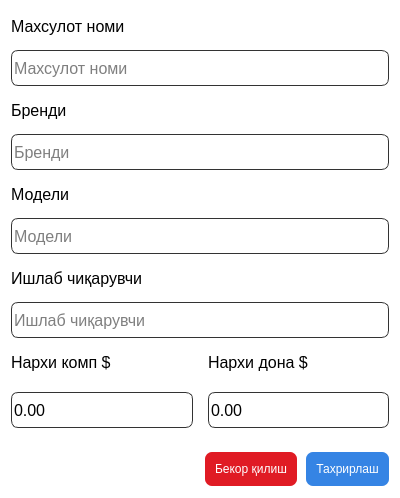
<?xml version="1.0" encoding="UTF-8"?>
<ui version="4.0">
 <class>Dialog</class>
 <widget class="QDialog" name="Dialog">
  <property name="geometry">
   <rect>
    <x>0</x>
    <y>0</y>
    <width>400</width>
    <height>498</height>
   </rect>
  </property>
  <property name="minimumSize">
   <size>
    <width>400</width>
    <height>0</height>
   </size>
  </property>
  <property name="maximumSize">
   <size>
    <width>400</width>
    <height>16777215</height>
   </size>
  </property>
  <property name="windowTitle">
   <string>Махсулотни тахрирлаш</string>
  </property>
  <property name="windowIcon">
   <iconset resource="../resources.qrc">
    <normaloff>:/newPrefix/assets/product-white.png</normaloff>:/newPrefix/assets/product-white.png</iconset>
  </property>
  <property name="styleSheet">
   <string notr="true">#Dialog{
	background-color: rgb(255, 255, 255);
}</string>
  </property>
  <layout class="QVBoxLayout" name="verticalLayout_3">
   <property name="spacing">
    <number>9</number>
   </property>
   <item>
    <layout class="QVBoxLayout" name="verticalLayout_8">
     <item>
      <widget class="QLabel" name="label_8">
       <property name="minimumSize">
        <size>
         <width>0</width>
         <height>30</height>
        </size>
       </property>
       <property name="maximumSize">
        <size>
         <width>16777215</width>
         <height>30</height>
        </size>
       </property>
       <property name="font">
        <font>
         <pointsize>12</pointsize>
        </font>
       </property>
       <property name="text">
        <string>Махсулот номи</string>
       </property>
      </widget>
     </item>
     <item>
      <widget class="QLineEdit" name="lineEdit_8">
       <property name="minimumSize">
        <size>
         <width>0</width>
         <height>36</height>
        </size>
       </property>
       <property name="maximumSize">
        <size>
         <width>16777215</width>
         <height>36</height>
        </size>
       </property>
       <property name="font">
        <font>
         <pointsize>12</pointsize>
        </font>
       </property>
       <property name="styleSheet">
        <string notr="true">QLineEdit{
	background-color: rgb(255, 255, 255);
	border-radius:7px;
	border:1px solid #333;
}

QLineEdit:focus{
	background-color: rgb(255, 255, 255);
	border-radius:7px;
	border:1px solid rgb(53, 132, 228);
}</string>
       </property>
       <property name="placeholderText">
        <string>Махсулот номи</string>
       </property>
      </widget>
     </item>
    </layout>
   </item>
   <item>
    <layout class="QVBoxLayout" name="verticalLayout_7">
     <item>
      <widget class="QLabel" name="label_7">
       <property name="minimumSize">
        <size>
         <width>0</width>
         <height>30</height>
        </size>
       </property>
       <property name="maximumSize">
        <size>
         <width>16777215</width>
         <height>30</height>
        </size>
       </property>
       <property name="font">
        <font>
         <pointsize>12</pointsize>
        </font>
       </property>
       <property name="text">
        <string>Бренди</string>
       </property>
      </widget>
     </item>
     <item>
      <widget class="QLineEdit" name="lineEdit_7">
       <property name="minimumSize">
        <size>
         <width>0</width>
         <height>36</height>
        </size>
       </property>
       <property name="maximumSize">
        <size>
         <width>16777215</width>
         <height>36</height>
        </size>
       </property>
       <property name="font">
        <font>
         <pointsize>12</pointsize>
        </font>
       </property>
       <property name="styleSheet">
        <string notr="true">QLineEdit{
	background-color: rgb(255, 255, 255);
	border-radius:7px;
	border:1px solid #333;
}

QLineEdit:focus{
	background-color: rgb(255, 255, 255);
	border-radius:7px;
	border:1px solid rgb(53, 132, 228);
}</string>
       </property>
       <property name="placeholderText">
        <string>Бренди</string>
       </property>
      </widget>
     </item>
    </layout>
   </item>
   <item>
    <layout class="QVBoxLayout" name="verticalLayout_9">
     <item>
      <widget class="QLabel" name="label_9">
       <property name="minimumSize">
        <size>
         <width>0</width>
         <height>30</height>
        </size>
       </property>
       <property name="maximumSize">
        <size>
         <width>16777215</width>
         <height>30</height>
        </size>
       </property>
       <property name="font">
        <font>
         <pointsize>12</pointsize>
        </font>
       </property>
       <property name="text">
        <string>Модели</string>
       </property>
      </widget>
     </item>
     <item>
      <widget class="QLineEdit" name="lineEdit_9">
       <property name="minimumSize">
        <size>
         <width>0</width>
         <height>36</height>
        </size>
       </property>
       <property name="maximumSize">
        <size>
         <width>16777215</width>
         <height>36</height>
        </size>
       </property>
       <property name="font">
        <font>
         <pointsize>12</pointsize>
        </font>
       </property>
       <property name="styleSheet">
        <string notr="true">QLineEdit{
	background-color: rgb(255, 255, 255);
	border-radius:7px;
	border:1px solid #333;
}

QLineEdit:focus{
	background-color: rgb(255, 255, 255);
	border-radius:7px;
	border:1px solid rgb(53, 132, 228);
}</string>
       </property>
       <property name="placeholderText">
        <string>Модели</string>
       </property>
      </widget>
     </item>
    </layout>
   </item>
   <item>
    <layout class="QVBoxLayout" name="verticalLayout_10">
     <item>
      <widget class="QLabel" name="label_12">
       <property name="minimumSize">
        <size>
         <width>0</width>
         <height>30</height>
        </size>
       </property>
       <property name="maximumSize">
        <size>
         <width>16777215</width>
         <height>30</height>
        </size>
       </property>
       <property name="font">
        <font>
         <pointsize>12</pointsize>
        </font>
       </property>
       <property name="text">
        <string>Ишлаб чиқарувчи</string>
       </property>
      </widget>
     </item>
     <item>
      <widget class="QLineEdit" name="lineEdit_10">
       <property name="minimumSize">
        <size>
         <width>0</width>
         <height>36</height>
        </size>
       </property>
       <property name="maximumSize">
        <size>
         <width>16777215</width>
         <height>36</height>
        </size>
       </property>
       <property name="font">
        <font>
         <pointsize>12</pointsize>
        </font>
       </property>
       <property name="styleSheet">
        <string notr="true">QLineEdit{
	background-color: rgb(255, 255, 255);
	border-radius:7px;
	border:1px solid #333;
}

QLineEdit:focus{
	background-color: rgb(255, 255, 255);
	border-radius:7px;
	border:1px solid rgb(53, 132, 228);
}</string>
       </property>
       <property name="placeholderText">
        <string>Ишлаб чиқарувчи</string>
       </property>
      </widget>
     </item>
    </layout>
   </item>
   <item>
    <layout class="QHBoxLayout" name="horizontalLayout">
     <property name="spacing">
      <number>15</number>
     </property>
     <item>
      <layout class="QVBoxLayout" name="verticalLayout">
       <item>
        <widget class="QLabel" name="label_10">
         <property name="minimumSize">
          <size>
           <width>0</width>
           <height>30</height>
          </size>
         </property>
         <property name="maximumSize">
          <size>
           <width>16777215</width>
           <height>30</height>
          </size>
         </property>
         <property name="font">
          <font>
           <pointsize>12</pointsize>
          </font>
         </property>
         <property name="text">
          <string>Нархи комп $</string>
         </property>
        </widget>
       </item>
       <item>
        <widget class="QDoubleSpinBox" name="doubleSpinBox">
         <property name="minimumSize">
          <size>
           <width>0</width>
           <height>36</height>
          </size>
         </property>
         <property name="maximumSize">
          <size>
           <width>16777215</width>
           <height>36</height>
          </size>
         </property>
         <property name="font">
          <font>
           <pointsize>12</pointsize>
          </font>
         </property>
         <property name="styleSheet">
          <string notr="true">QDoubleSpinBox{
	background-color: rgb(255, 255, 255);
	border-radius:7px;
	border:1px solid #333;
}

QDoubleSpinBox:focus{
	background-color: rgb(255, 255, 255);
	border-radius:7px;
	border:1px solid rgb(53, 132, 228);
}</string>
         </property>
         <property name="buttonSymbols">
          <enum>QAbstractSpinBox::NoButtons</enum>
         </property>
         <property name="showGroupSeparator" stdset="0">
          <bool>true</bool>
         </property>
         <property name="maximum">
          <double>999999999.000000000000000</double>
         </property>
         <property name="stepType">
          <enum>QAbstractSpinBox::DefaultStepType</enum>
         </property>
        </widget>
       </item>
      </layout>
     </item>
     <item>
      <layout class="QVBoxLayout" name="verticalLayout_2">
       <item>
        <widget class="QLabel" name="label_11">
         <property name="minimumSize">
          <size>
           <width>0</width>
           <height>30</height>
          </size>
         </property>
         <property name="maximumSize">
          <size>
           <width>16777215</width>
           <height>30</height>
          </size>
         </property>
         <property name="font">
          <font>
           <pointsize>12</pointsize>
          </font>
         </property>
         <property name="text">
          <string>Нархи дона $</string>
         </property>
        </widget>
       </item>
       <item>
        <widget class="QDoubleSpinBox" name="doubleSpinBox_2">
         <property name="minimumSize">
          <size>
           <width>0</width>
           <height>36</height>
          </size>
         </property>
         <property name="maximumSize">
          <size>
           <width>16777215</width>
           <height>36</height>
          </size>
         </property>
         <property name="font">
          <font>
           <pointsize>12</pointsize>
          </font>
         </property>
         <property name="styleSheet">
          <string notr="true">QDoubleSpinBox{
	background-color: rgb(255, 255, 255);
	border-radius:7px;
	border:1px solid #333;
}

QDoubleSpinBox:focus{
	background-color: rgb(255, 255, 255);
	border-radius:7px;
	border:1px solid rgb(53, 132, 228);
}</string>
         </property>
         <property name="buttonSymbols">
          <enum>QAbstractSpinBox::NoButtons</enum>
         </property>
         <property name="showGroupSeparator" stdset="0">
          <bool>true</bool>
         </property>
         <property name="maximum">
          <double>999999999.000000000000000</double>
         </property>
         <property name="stepType">
          <enum>QAbstractSpinBox::DefaultStepType</enum>
         </property>
        </widget>
       </item>
      </layout>
     </item>
    </layout>
   </item>
   <item>
    <spacer name="verticalSpacer">
     <property name="orientation">
      <enum>Qt::Vertical</enum>
     </property>
     <property name="sizeType">
      <enum>QSizePolicy::Fixed</enum>
     </property>
     <property name="sizeHint" stdset="0">
      <size>
       <width>20</width>
       <height>15</height>
      </size>
     </property>
    </spacer>
   </item>
   <item>
    <layout class="QHBoxLayout" name="horizontalLayout_3">
     <item>
      <spacer name="horizontalSpacer_3">
       <property name="orientation">
        <enum>Qt::Horizontal</enum>
       </property>
       <property name="sizeHint" stdset="0">
        <size>
         <width>40</width>
         <height>20</height>
        </size>
       </property>
      </spacer>
     </item>
     <item>
      <widget class="QPushButton" name="pushButton_6">
       <property name="styleSheet">
        <string notr="true">QPushButton{
	border:none;
	border-radius:7px;
	padding:10px;
	color:#fff;
	background-color: rgb(224, 27, 36);
}

QPushButton:hover{
	background-color: rgb(246, 97, 81);
}</string>
       </property>
       <property name="text">
        <string>Бекор қилиш</string>
       </property>
       <property name="shortcut">
        <string>Esc</string>
       </property>
      </widget>
     </item>
     <item>
      <widget class="QPushButton" name="pushButton_7">
       <property name="styleSheet">
        <string notr="true">QPushButton{
	border:none;
	border-radius:7px;
	padding:10px;
	color:#fff;
	background-color: rgb(53, 132, 228);
}

QPushButton:hover{
	
	background-color: rgb(98, 160, 234);
}</string>
       </property>
       <property name="text">
        <string>Тахрирлаш</string>
       </property>
       <property name="shortcut">
        <string>Return, Enter</string>
       </property>
      </widget>
     </item>
    </layout>
   </item>
  </layout>
 </widget>
 <resources>
  <include location="../resources.qrc"/>
 </resources>
 <connections/>
</ui>
